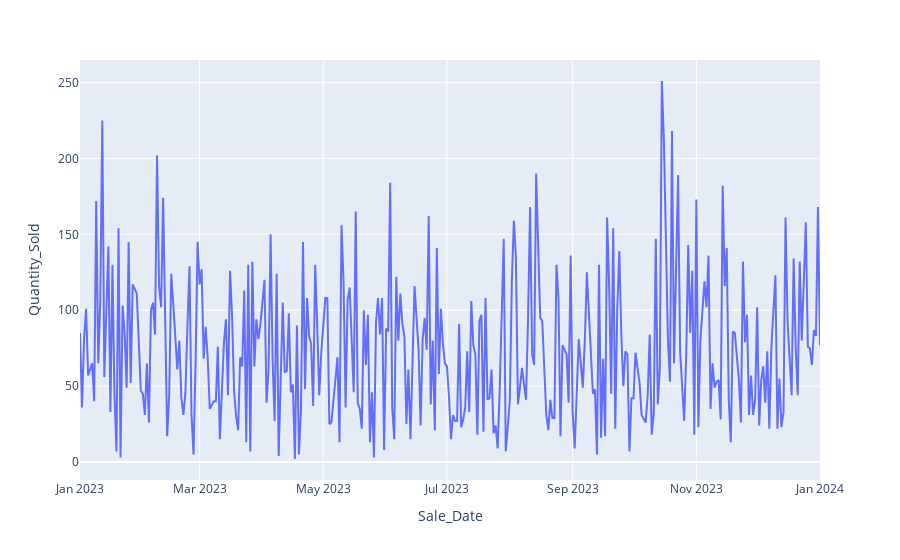

The notebook cell saved with this chart:
### Code cell
px.line(data_grouped, x='Sale_Date', y='Quantity_Sold')

### Figure 1 — Plotly figure (JSON) as saved in the notebook; plotly's stock layout.template omitted (floating-point values rounded to 4 significant figures; data arrays with more than 128 entries replaced by an {"elided": "..."} marker saying what was removed)
{"data": [{"hovertemplate": "Sale_Date=%{x}<br>Quantity_Sold=%{y}<extra></extra>", "legendgroup": "", "line": {"color": "#636efa", "dash": "solid"}, "marker": {"symbol": "circle"}, "mode": "lines", "name": "", "orientation": "v", "showlegend": false, "type": "scatter", "x": {"elided": "340 str values"}, "xaxis": "x", "y": {"elided": "340 int values"}, "yaxis": "y"}], "layout": {"legend": {"tracegroupgap": 0}, "margin": {"t": 60}, "xaxis": {"anchor": "y", "domain": [0, 1], "title": {"text": "Sale_Date"}}, "yaxis": {"anchor": "x", "domain": [0, 1], "title": {"text": "Quantity_Sold"}}}}
